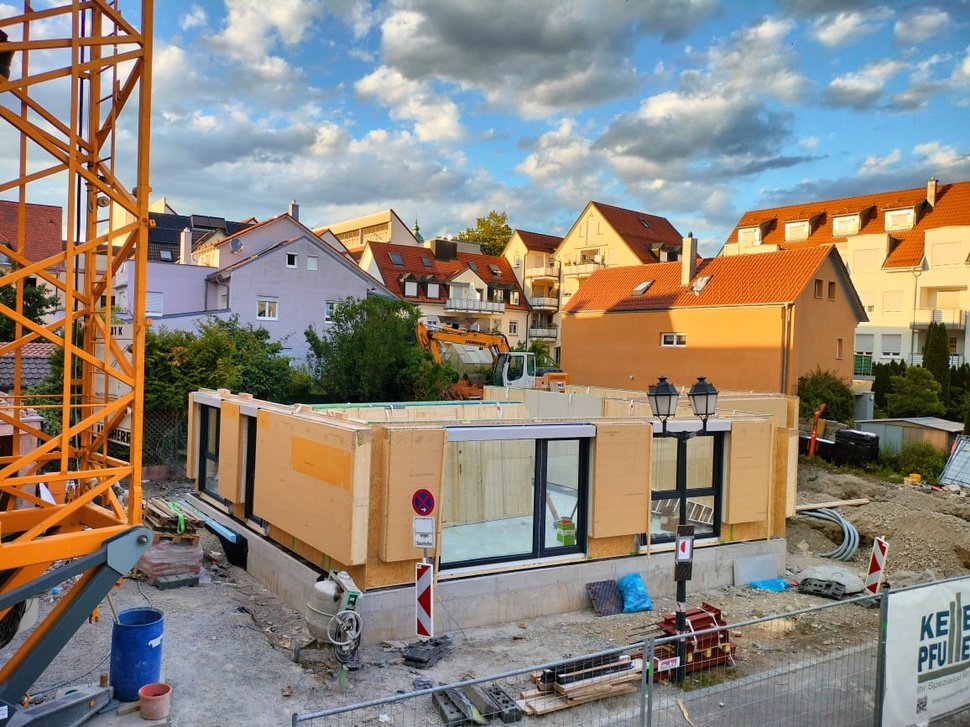
#> input picture Visual_SLAM/Stage_2/images/Image1.jpeg, 970 x 727 px, shrunk from 1156 x 867 before the run, found by its file name
$ python task5_homography.py
#> lines starting #> are read from the running program, lines starting #| are printed output that depends on the picture
import cv2
import numpy as np

# -------------------------------------
# Read Images
# -------------------------------------
image1 = cv2.imread(r"D:\rwu\rwu jobs\TwinCube\Stage_2\images\Image1.jpeg")
#> image1 is the input picture: shape (727, 970, 3); mean B, G, R 123, 133.9, 142.1
image2 = cv2.imread(r"D:\rwu\rwu jobs\TwinCube\Stage_2\images\Image2.jpeg")
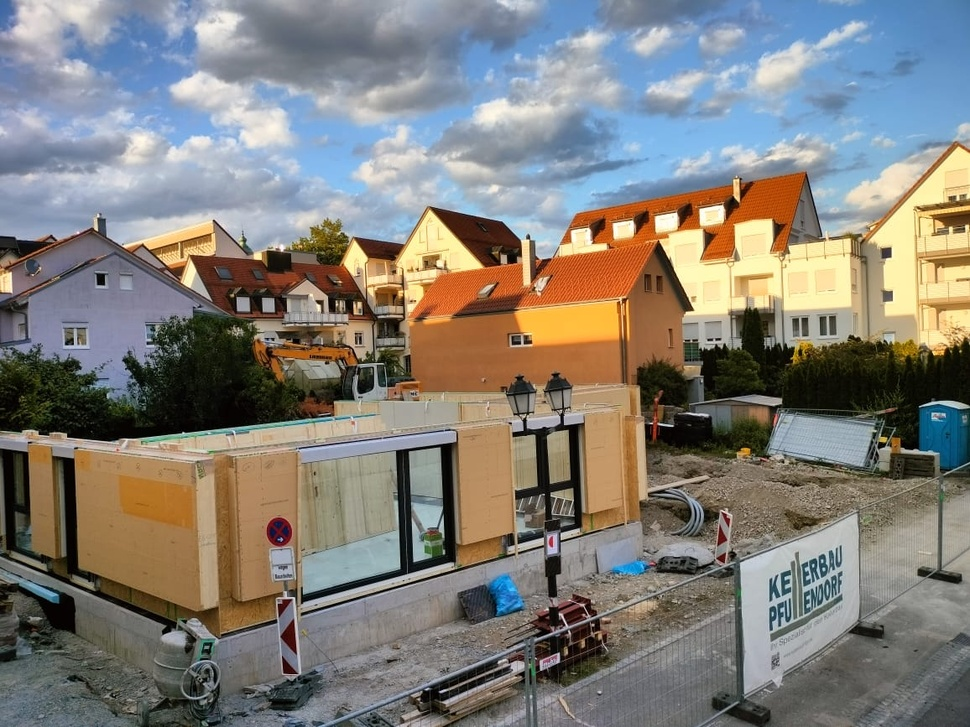
#> input picture Visual_SLAM/Stage_2/images/image2.jpeg, 970 x 727 px, shrunk from 1156 x 867 before the run, found by its file name
#> image2 is the input picture: shape (727, 970, 3); mean B, G, R 121.5, 127.2, 130

gray1 = cv2.cvtColor(image1, cv2.COLOR_BGR2GRAY)
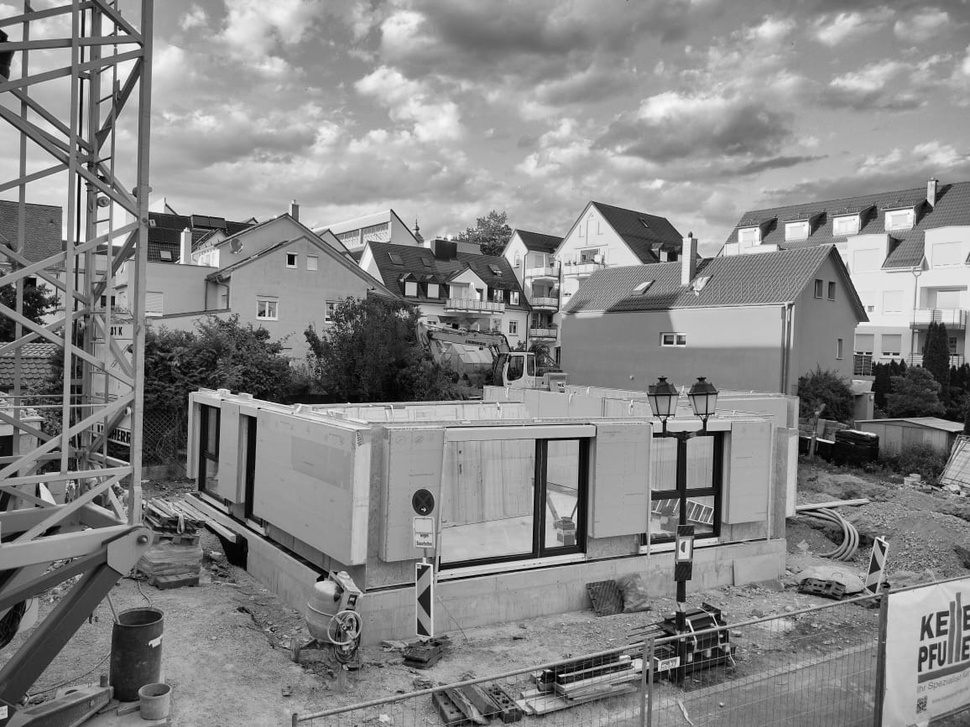
#> gray1: shape (727, 970); min 0, max 254, mean 135.1
gray2 = cv2.cvtColor(image2, cv2.COLOR_BGR2GRAY)
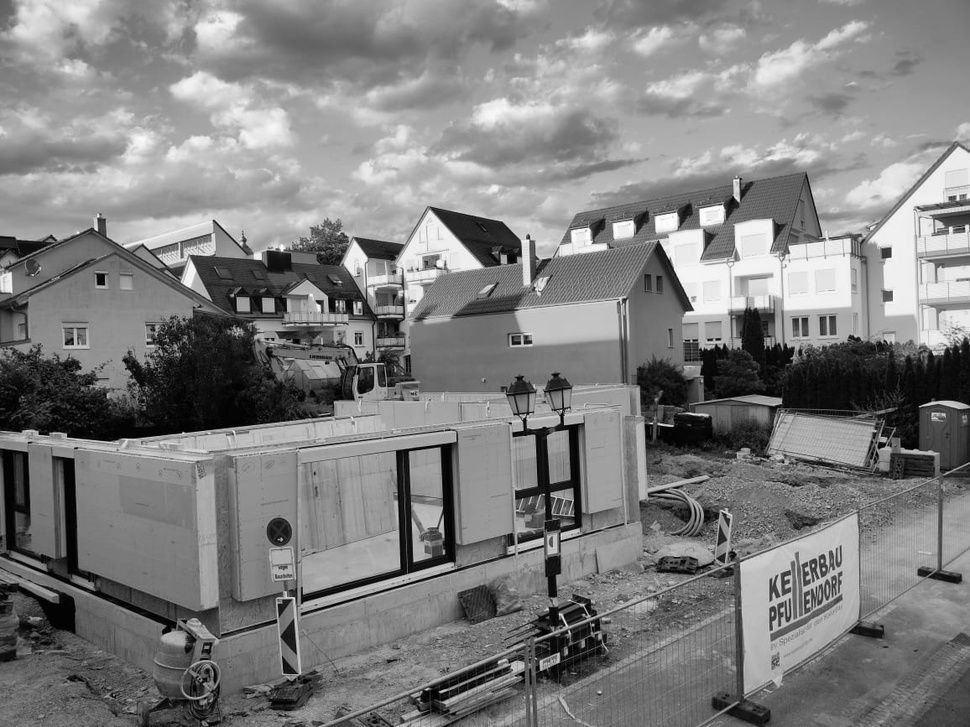
#> gray2: shape (727, 970); min 0, max 254, mean 127.4

# -------------------------------------
# ORB Feature Detection
# -------------------------------------
orb = cv2.ORB_create()

keypoints1, descriptors1 = orb.detectAndCompute(gray1, None)
#> keypoints1 = 500 keypoints; strongest (x, y, size): (289, 263, 37.2), (291, 262, 44.6), (678, 658, 31), (690, 631, 31)
keypoints2, descriptors2 = orb.detectAndCompute(gray2, None)
#> keypoints2 = 500 keypoints; strongest (x, y, size): (562, 538, 31), (527, 237, 31), (293, 597, 31), (691, 308, 44.6)

# -------------------------------------
# KNN Matching
# -------------------------------------
bf = cv2.BFMatcher(cv2.NORM_HAMMING)

matches = bf.knnMatch(descriptors1, descriptors2, k=2)
#> matches = 500 matches

# -------------------------------------
# Lowe Ratio Test
# -------------------------------------
good_matches = []

for m, n in matches:
    if m.distance < 0.75 * n.distance:
        good_matches.append(m)
#> after the loop, good_matches = 165 matches

# -------------------------------------
# Extract Matched Points
# -------------------------------------
src_pts = np.float32(
    [keypoints1[m.queryIdx].pt for m in good_matches]
).reshape(-1, 1, 2)
#> src_pts = 165 rows, first 8: [653, 491], [439, 570], [511, 303], [253, 218], [677, 343], [672, 343], [689, 235], [231, 393]

dst_pts = np.float32(
    [keypoints2[m.trainIdx].pt for m in good_matches]
).reshape(-1, 1, 2)
#> dst_pts = 165 rows, first 8: [516, 491], [301, 602], [354, 313], [51, 235], [524, 343], [519, 343], [527, 237], [39.6, 433.2]

# -------------------------------------
# Homography Estimation
# -------------------------------------
H, mask = cv2.findHomography(
    src_pts,
    dst_pts,
    cv2.RANSAC,
    5.0
)
#> H = [[1.45, 0.103, -339.8], [0.065, 1.24, -30.09], [0.00044, -3.79e-05, 1]]; mask = 165 values, max 1 at index 0, min 0 at index 3, mean 0.909

print("Homography Matrix:\n")
print(H)
#| [[ 1.44710001e+00  1.02589824e-01 -3.39789313e+02]
#|  [ 6.49563558e-02  1.24269492e+00 -3.00876643e+01]
#|  [ 4.40398503e-04 -3.79498374e-05  1.00000000e+00]]

# -------------------------------------
# Transform Image 1
# -------------------------------------
height, width = image2.shape[:2]
#> height = 727; width = 970

warped = cv2.warpPerspective(
    image1,
    H,
    (width, height)
)
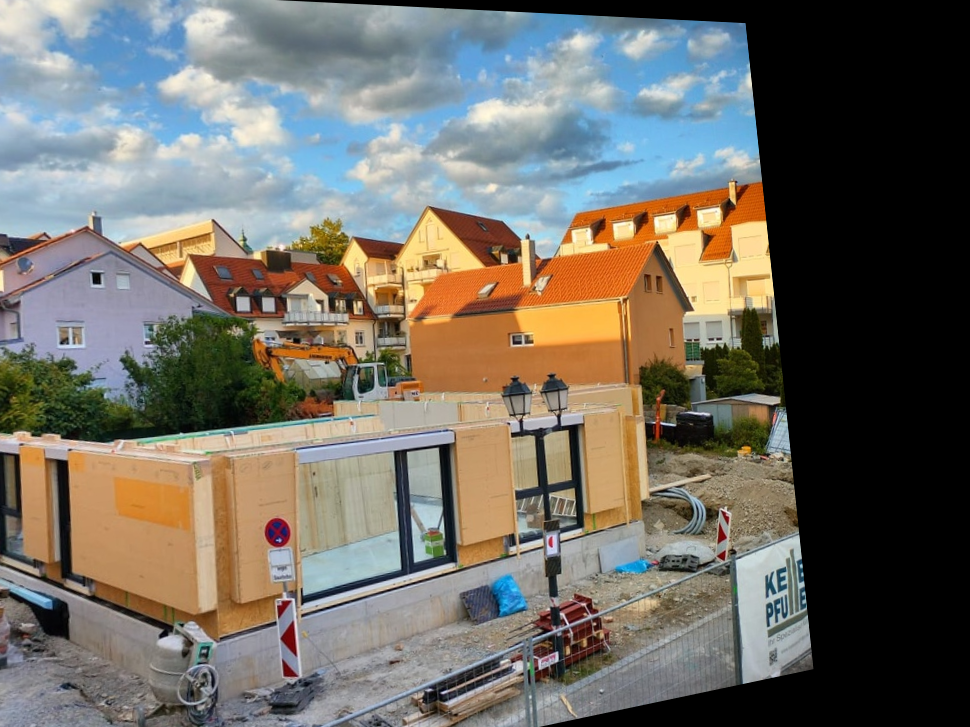
#> warped: shape (727, 970, 3); mean B, G, R 101.1, 109.2, 113

# -------------------------------------
# Display
# -------------------------------------
cv2.imshow("Image 1", image1)
cv2.imshow("Image 2", image2)
cv2.imshow("Warped Image", warped)

cv2.imwrite(r"D:\rwu\rwu jobs\TwinCube\Stage_2\results\warped_image.jpg", warped)

cv2.waitKey(0)
cv2.destroyAllWindows()
